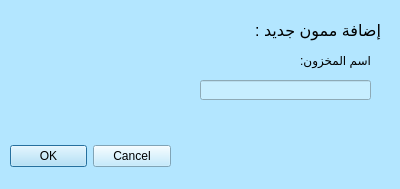
<?xml version="1.0" encoding="UTF-8"?>
<ui version="4.0">
 <class>Dialog</class>
 <widget class="QDialog" name="Dialog">
  <property name="geometry">
   <rect>
    <x>0</x>
    <y>0</y>
    <width>400</width>
    <height>189</height>
   </rect>
  </property>
  <property name="windowTitle">
   <string>Dialog</string>
  </property>
  <property name="styleSheet">
   <string notr="true">background-color: rgb(179, 230, 255);</string>
  </property>
  <widget class="QDialogButtonBox" name="buttonBox">
   <property name="geometry">
    <rect>
     <x>10</x>
     <y>140</y>
     <width>161</width>
     <height>32</height>
    </rect>
   </property>
   <property name="orientation">
    <enum>Qt::Horizontal</enum>
   </property>
   <property name="standardButtons">
    <set>QDialogButtonBox::Cancel|QDialogButtonBox::Ok</set>
   </property>
  </widget>
  <widget class="QLabel" name="label_4">
   <property name="geometry">
    <rect>
     <x>230</x>
     <y>20</y>
     <width>151</width>
     <height>21</height>
    </rect>
   </property>
   <property name="font">
    <font>
     <pointsize>12</pointsize>
    </font>
   </property>
   <property name="layoutDirection">
    <enum>Qt::RightToLeft</enum>
   </property>
   <property name="text">
    <string>إضافة ممون جديد :</string>
   </property>
  </widget>
  <widget class="QLabel" name="label">
   <property name="geometry">
    <rect>
     <x>220</x>
     <y>50</y>
     <width>151</width>
     <height>20</height>
    </rect>
   </property>
   <property name="layoutDirection">
    <enum>Qt::RightToLeft</enum>
   </property>
   <property name="text">
    <string>اسم المخزون:</string>
   </property>
  </widget>
  <widget class="QLineEdit" name="lineEdit">
   <property name="geometry">
    <rect>
     <x>200</x>
     <y>80</y>
     <width>171</width>
     <height>20</height>
    </rect>
   </property>
   <property name="styleSheet">
    <string notr="true">background-color: rgb(199, 238, 255);</string>
   </property>
  </widget>
 </widget>
 <resources/>
 <connections>
  <connection>
   <sender>buttonBox</sender>
   <signal>accepted()</signal>
   <receiver>Dialog</receiver>
   <slot>accept()</slot>
   <hints>
    <hint type="sourcelabel">
     <x>248</x>
     <y>254</y>
    </hint>
    <hint type="destinationlabel">
     <x>157</x>
     <y>274</y>
    </hint>
   </hints>
  </connection>
  <connection>
   <sender>buttonBox</sender>
   <signal>rejected()</signal>
   <receiver>Dialog</receiver>
   <slot>reject()</slot>
   <hints>
    <hint type="sourcelabel">
     <x>316</x>
     <y>260</y>
    </hint>
    <hint type="destinationlabel">
     <x>286</x>
     <y>274</y>
    </hint>
   </hints>
  </connection>
 </connections>
</ui>
